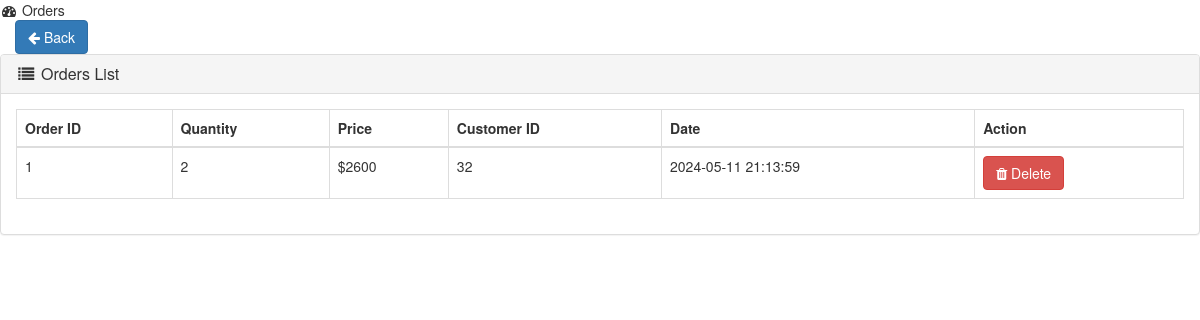
Screenshot of /admin/view-orders.php with the database file from the repository.
### tables this page shows
CREATE TABLE `orders` (
  `order_id` int(10) NOT NULL,
  `order_qty` int(10) NOT NULL,
  `order_price` int(10) NOT NULL,
  `c_id` int(10) NOT NULL,
  `date` timestamp NOT NULL DEFAULT current_timestamp() ON UPDATE current_timestamp()
);

### admin/view-orders.php (the view, shortened to what this page needs)
<?php
include('../db.php');
?>
<!DOCTYPE html>
<html lang="en">
<head>
    <link rel="stylesheet" href="https://maxcdn.bootstrapcdn.com/bootstrap/3.4.1/css/bootstrap.min.css">
    <link rel="stylesheet" href="https://stackpath.bootstrapcdn.com/font-awesome/4.7.0/css/font-awesome.min.css">
</head>
<body>
    <div class="row">
        <div class="col-lg-12">
            <div class="top">
                <i class="fa fa-dashboard fa-fw">
                </i> Orders
            </div>
            <div class="col-lg-12">
                <a href="viewproduct.php" class="btn btn-primary"><i class="fa fa-arrow-left"></i> Back</a>
            </div>
        </div>
    </div>
    <div class="row">
        <div class="col-lg-12">
            <div class="panel panel-default">
                <div class="panel-heading">
                    <h3 class="panel-title">
                        <i class="fa fa-list fa-fw"></i> Orders List
                    </h3>
                </div>
                <div class="panel-body">
                    <div class="table-responsive">
                        <table class="table table-bordered table-hover">
                            <thead>
                                <tr>
                                    <th>Order ID</th>
                                    <th>Quantity</th>
                                    <th>Price</th>
                                    <th>Customer ID</th>
                                    <th>Date</th>
                                    <th>Action</th>
                                </tr>
                            </thead>
                            <tbody>
                                <?php
                                $query = "SELECT * FROM orders";
                                $result = mysqli_query($con, $query);
                                if (mysqli_num_rows($result) > 0) {
                                    while ($row = mysqli_fetch_assoc($result)) {
                                        echo "<tr>";
                                        echo "<td>" . $row['order_id'] . "</td>";
                                        echo "<td>" . $row['order_qty'] . "</td>";
                                        echo "<td>$" . $row['order_price'] . "</td>";
                                        echo "<td>" . $row['c_id'] . "</td>";
                                        echo "<td>" . $row['date'] . "</td>";
                                        echo "<td>";
                                        echo "<a href='delete_order.php?id=" . $row['order_id'] . "' class='btn btn-danger'><i class='fa fa-trash'></i> Delete</a>";
                                        echo "</td>";
                                        echo "</tr>";
                                    }
                                } else {
                                    echo "<tr><td colspan='5'>No orders found.</td></tr>";
                                }
                                ?>
                            </tbody>
                        </table>
                    </div>
                </div>
            </div>
        </div>
    </div>
</body>
</html>

### rows the page displays
orders: order_id "1", order_qty "2", order_price "2600", c "32", date "2024-05-11 21:13:59"
